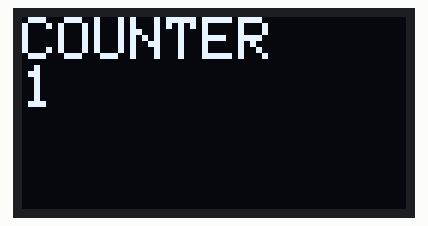
Recording of a sketch running on a simulated Arduino Uno, built with avr-gcc and run on an emulated ATmega328P. Shown: 128×64 one-colour display. The display library's start-up logo is not drawn.

Above: at 1.09 s.
At 5.89 s:
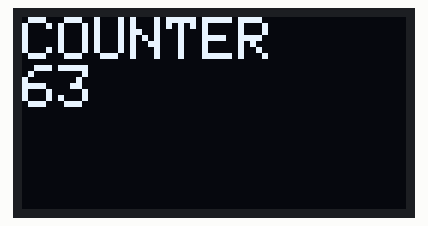
At 10.77 s:
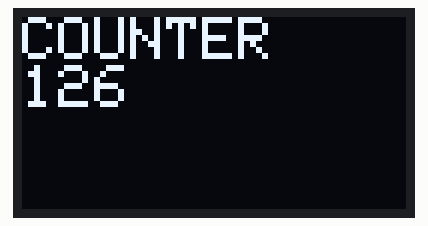
At 20.46 s:
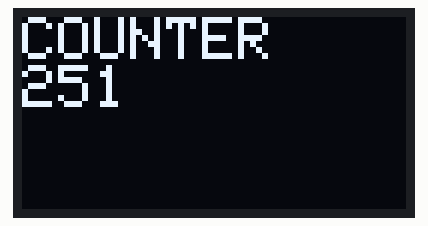
At 30.16 s:
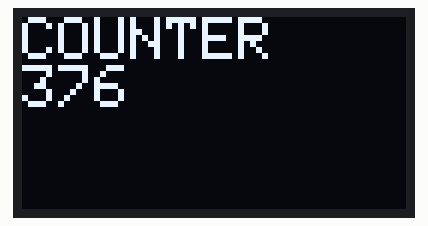
At 39.86 s:
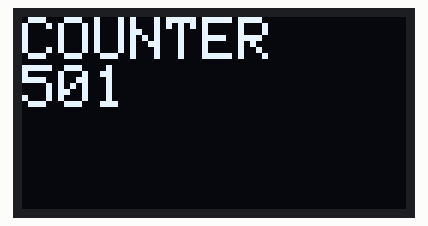

The sketch:

OLED-NodeMCU_Counter.ino
```cpp
#include<Adafruit_SSD1306.h>
#include<Wire.h>
#define RESET_PIN LED_BUILTIN
Adafruit_SSD1306 oled(RESET_PIN);
int count = 1;
void setup()
{
  oled.begin(SSD1306_SWITCHCAPVCC, 0x3C);
  oled.display();
  delay(1000);
  oled.setTextColor(WHITE);
  oled.clearDisplay();
}
void loop()
{
  oled.clearDisplay();
  oled.setTextSize(2);
  oled.setCursor(0,0);
  oled.print("COUNTER");
  oled.println();
  oled.print(count);
  oled.display();
  delay(50);
  count++;
}
```
